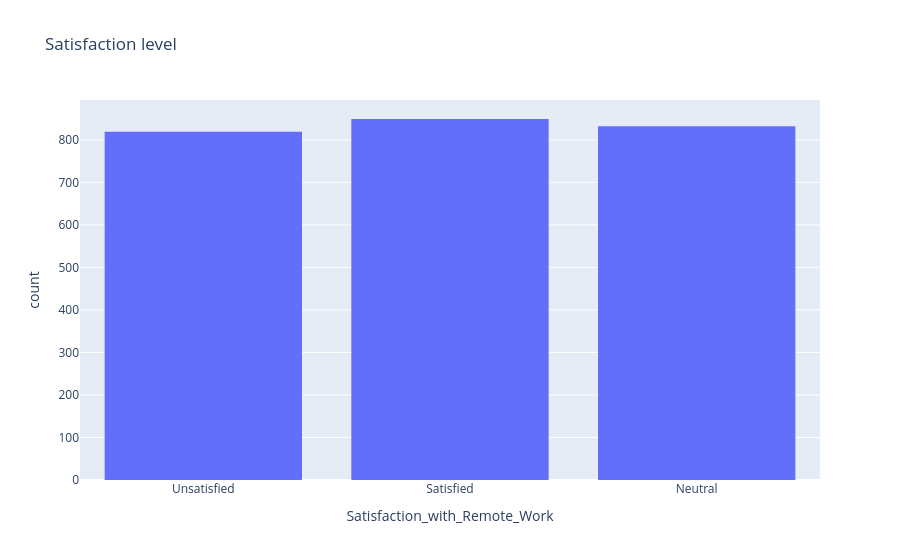

Write notebook code for a chart like this one.
### Code cell
fig = px.histogram(rw,
             x='Satisfaction_with_Remote_Work',
             title="Satisfaction level")
fig.show()

### Figure 1 — Plotly figure (JSON) as saved in the notebook; plotly's stock layout.template omitted (floating-point values rounded to 4 significant figures; data arrays with more than 128 entries replaced by an {"elided": "..."} marker saying what was removed)
{"data": [{"bingroup": "x", "hovertemplate": "Satisfaction_with_Remote_Work=%{x}<br>count=%{y}<extra></extra>", "legendgroup": "", "marker": {"color": "#636efa", "pattern": {"shape": ""}}, "name": "", "orientation": "v", "showlegend": false, "type": "histogram", "x": {"elided": "2500 str values"}, "xaxis": "x", "yaxis": "y"}], "layout": {"barmode": "relative", "legend": {"tracegroupgap": 0}, "title": {"text": "Satisfaction level"}, "xaxis": {"anchor": "y", "domain": [0, 1], "title": {"text": "Satisfaction_with_Remote_Work"}}, "yaxis": {"anchor": "x", "domain": [0, 1], "title": {"text": "count"}}}}
